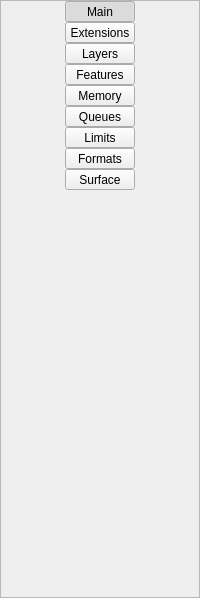
       <widget class="QFrame" name="sideFrame">
        <property name="styleSheet">
         <string notr="true"/>
        </property>
        <property name="frameShape">
         <enum>QFrame::StyledPanel</enum>
        </property>
        <property name="frameShadow">
         <enum>QFrame::Raised</enum>
        </property>
        <layout class="QGridLayout" name="gridLayout">
         <property name="leftMargin">
          <number>0</number>
         </property>
         <property name="topMargin">
          <number>0</number>
         </property>
         <property name="rightMargin">
          <number>0</number>
         </property>
         <property name="bottomMargin">
          <number>0</number>
         </property>
         <property name="horizontalSpacing">
          <number>0</number>
         </property>
         <item row="0" column="1">
          <layout class="QVBoxLayout" name="verticalLayout_2">
           <item>
            <widget class="QToolButton" name="mainButton">
             <property name="maximumSize">
              <size>
               <width>70</width>
               <height>70</height>
              </size>
             </property>
             <property name="font">
              <font>
               <family>Segoe UI</family>
              </font>
             </property>
             <property name="styleSheet">
              <string notr="true"/>
             </property>
             <property name="text">
              <string>Main</string>
             </property>
             <property name="icon">
              <iconset>
               <normaloff>://icons/information.png</normaloff>://icons/information.png</iconset>
             </property>
             <property name="iconSize">
              <size>
               <width>32</width>
               <height>32</height>
              </size>
             </property>
             <property name="checkable">
              <bool>true</bool>
             </property>
             <property name="checked">
              <bool>true</bool>
             </property>
             <property name="autoExclusive">
              <bool>true</bool>
             </property>
             <property name="toolButtonStyle">
              <enum>Qt::ToolButtonTextUnderIcon</enum>
             </property>
             <property name="propertyButton" stdset="0">
              <bool>true</bool>
             </property>
            </widget>
           </item>
           <item>
            <widget class="QToolButton" name="extensionsButton">
             <property name="maximumSize">
              <size>
               <width>70</width>
               <height>70</height>
              </size>
             </property>
             <property name="font">
              <font>
               <family>Segoe UI</family>
              </font>
             </property>
             <property name="styleSheet">
              <string notr="true"/>
             </property>
             <property name="text">
              <string>Extensions</string>
             </property>
             <property name="icon">
              <iconset>
               <normaloff>://icons/arrow_right.png</normaloff>://icons/arrow_right.png</iconset>
             </property>
             <property name="iconSize">
              <size>
               <width>32</width>
               <height>32</height>
              </size>
             </property>
             <property name="checkable">
              <bool>true</bool>
             </property>
             <property name="autoExclusive">
              <bool>true</bool>
             </property>
             <property name="toolButtonStyle">
              <enum>Qt::ToolButtonTextUnderIcon</enum>
             </property>
             <property name="propertyButton" stdset="0">
              <bool>true</bool>
             </property>
            </widget>
           </item>
           <item>
            <widget class="QToolButton" name="layersButton">
             <property name="maximumSize">
              <size>
               <width>70</width>
               <height>70</height>
              </size>
             </property>
             <property name="font">
              <font>
               <family>Segoe UI</family>
              </font>
             </property>
             <property name="styleSheet">
              <string notr="true"/>
             </property>
             <property name="text">
              <string>Layers</string>
             </property>
             <property name="icon">
              <iconset>
               <normaloff>://icons/layer_stack_arrange.png</normaloff>://icons/layer_stack_arrange.png</iconset>
             </property>
             <property name="iconSize">
              <size>
               <width>32</width>
               <height>32</height>
              </size>
             </property>
             <property name="checkable">
              <bool>true</bool>
             </property>
             <property name="autoExclusive">
              <bool>true</bool>
             </property>
             <property name="toolButtonStyle">
              <enum>Qt::ToolButtonTextUnderIcon</enum>
             </property>
             <property name="propertyButton" stdset="0">
              <bool>true</bool>
             </property>
            </widget>
           </item>
           <item>
            <widget class="QToolButton" name="featuresButton">
             <property name="maximumSize">
              <size>
               <width>70</width>
               <height>70</height>
              </size>
             </property>
             <property name="font">
              <font>
               <family>Segoe UI</family>
              </font>
             </property>
             <property name="styleSheet">
              <string notr="true"/>
             </property>
             <property name="text">
              <string>Features</string>
             </property>
             <property name="icon">
              <iconset>
               <normaloff>://icons/text_list_bullets.png</normaloff>://icons/text_list_bullets.png</iconset>
             </property>
             <property name="iconSize">
              <size>
               <width>32</width>
               <height>32</height>
              </size>
             </property>
             <property name="checkable">
              <bool>true</bool>
             </property>
             <property name="autoExclusive">
              <bool>true</bool>
             </property>
             <property name="toolButtonStyle">
              <enum>Qt::ToolButtonTextUnderIcon</enum>
             </property>
             <property name="propertyButton" stdset="0">
              <bool>true</bool>
             </property>
            </widget>
           </item>
           <item>
            <widget class="QToolButton" name="memoryButton">
             <property name="maximumSize">
              <size>
               <width>70</width>
               <height>70</height>
              </size>
             </property>
             <property name="font">
              <font>
               <family>Segoe UI</family>
              </font>
             </property>
             <property name="styleSheet">
              <string notr="true"/>
             </property>
             <property name="text">
              <string>Memory</string>
             </property>
             <property name="icon">
              <iconset>
               <normaloff>://icons/ddr_memory.png</normaloff>://icons/ddr_memory.png</iconset>
             </property>
             <property name="iconSize">
              <size>
               <width>32</width>
               <height>32</height>
              </size>
             </property>
             <property name="checkable">
              <bool>true</bool>
             </property>
             <property name="autoExclusive">
              <bool>true</bool>
             </property>
             <property name="toolButtonStyle">
              <enum>Qt::ToolButtonTextUnderIcon</enum>
             </property>
             <property name="propertyButton" stdset="0">
              <bool>true</bool>
             </property>
            </widget>
           </item>
           <item>
            <widget class="QToolButton" name="queuesButton">
             <property name="maximumSize">
              <size>
               <width>70</width>
               <height>70</height>
              </size>
             </property>
             <property name="font">
              <font>
               <family>Segoe UI</family>
              </font>
             </property>
             <property name="styleSheet">
              <string notr="true"/>
             </property>
             <property name="text">
              <string>Queues</string>
             </property>
             <property name="icon">
              <iconset>
               <normaloff>://icons/layered_pane.png</normaloff>://icons/layered_pane.png</iconset>
             </property>
             <property name="iconSize">
              <size>
               <width>32</width>
               <height>32</height>
              </size>
             </property>
             <property name="checkable">
              <bool>true</bool>
             </property>
             <property name="autoExclusive">
              <bool>true</bool>
             </property>
             <property name="toolButtonStyle">
              <enum>Qt::ToolButtonTextUnderIcon</enum>
             </property>
             <property name="propertyButton" stdset="0">
              <bool>true</bool>
             </property>
            </widget>
           </item>
           <item>
            <widget class="QToolButton" name="limitsButton">
             <property name="maximumSize">
              <size>
               <width>70</width>
               <height>70</height>
              </size>
             </property>
             <property name="font">
              <font>
               <family>Segoe UI</family>
              </font>
             </property>
             <property name="styleSheet">
              <string notr="true"/>
             </property>
             <property name="text">
              <string>Limits</string>
             </property>
             <property name="icon">
              <iconset>
               <normaloff>://icons/limit_bandwidth_usage.png</normaloff>://icons/limit_bandwidth_usage.png</iconset>
             </property>
             <property name="iconSize">
              <size>
               <width>32</width>
               <height>32</height>
              </size>
             </property>
             <property name="checkable">
              <bool>true</bool>
             </property>
             <property name="autoExclusive">
              <bool>true</bool>
             </property>
             <property name="toolButtonStyle">
              <enum>Qt::ToolButtonTextUnderIcon</enum>
             </property>
             <property name="propertyButton" stdset="0">
              <bool>true</bool>
             </property>
            </widget>
           </item>
           <item>
            <widget class="QToolButton" name="formatsButton">
             <property name="maximumSize">
              <size>
               <width>70</width>
               <height>70</height>
              </size>
             </property>
             <property name="font">
              <font>
               <family>Segoe UI</family>
              </font>
             </property>
             <property name="styleSheet">
              <string notr="true"/>
             </property>
             <property name="text">
              <string>Formats</string>
             </property>
             <property name="icon">
              <iconset>
               <normaloff>://icons/database.png</normaloff>://icons/database.png</iconset>
             </property>
             <property name="iconSize">
              <size>
               <width>32</width>
               <height>32</height>
              </size>
             </property>
             <property name="checkable">
              <bool>true</bool>
             </property>
             <property name="autoExclusive">
              <bool>true</bool>
             </property>
             <property name="toolButtonStyle">
              <enum>Qt::ToolButtonTextUnderIcon</enum>
             </property>
             <property name="propertyButton" stdset="0">
              <bool>true</bool>
             </property>
            </widget>
           </item>
           <item>
            <widget class="QToolButton" name="surfaceButton">
             <property name="maximumSize">
              <size>
               <width>70</width>
               <height>70</height>
              </size>
             </property>
             <property name="font">
              <font>
               <family>Segoe UI</family>
              </font>
             </property>
             <property name="styleSheet">
              <string notr="true"/>
             </property>
             <property name="text">
              <string>Surface</string>
             </property>
             <property name="icon">
              <iconset>
               <normaloff>://icons/bubblechart.png</normaloff>://icons/bubblechart.png</iconset>
             </property>
             <property name="iconSize">
              <size>
               <width>32</width>
               <height>32</height>
              </size>
             </property>
             <property name="checkable">
              <bool>true</bool>
             </property>
             <property name="autoExclusive">
              <bool>true</bool>
             </property>
             <property name="toolButtonStyle">
              <enum>Qt::ToolButtonTextUnderIcon</enum>
             </property>
             <property name="propertyButton" stdset="0">
              <bool>true</bool>
             </property>
            </widget>
           </item>
           <item>
            <spacer name="verticalSpacer_2">
             <property name="orientation">
              <enum>Qt::Vertical</enum>
             </property>
             <property name="sizeHint" stdset="0">
              <size>
               <width>20</width>
               <height>407</height>
              </size>
             </property>
            </spacer>
           </item>
          </layout>
         </item>
        </layout>
       </widget>
